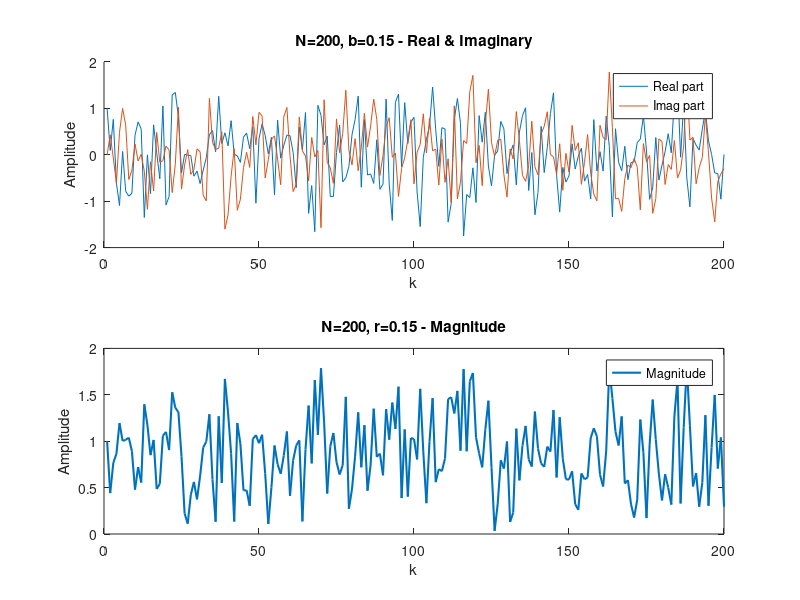
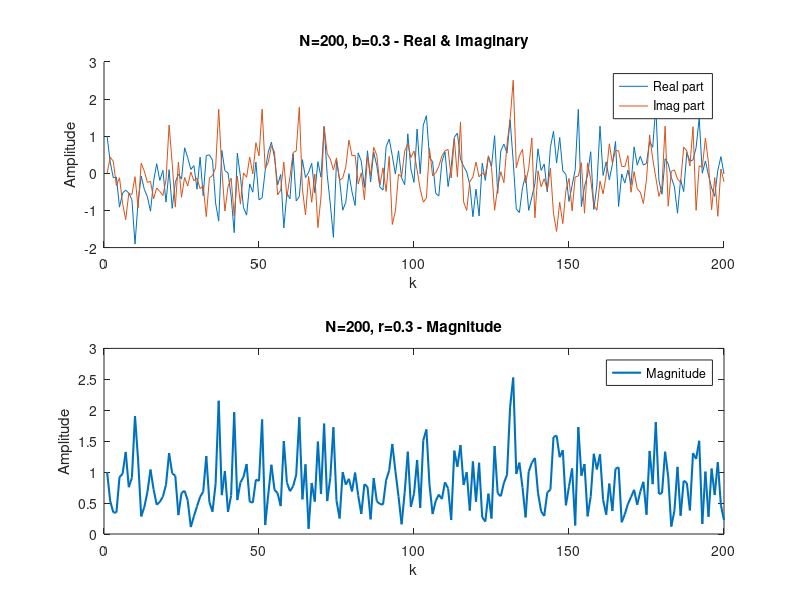
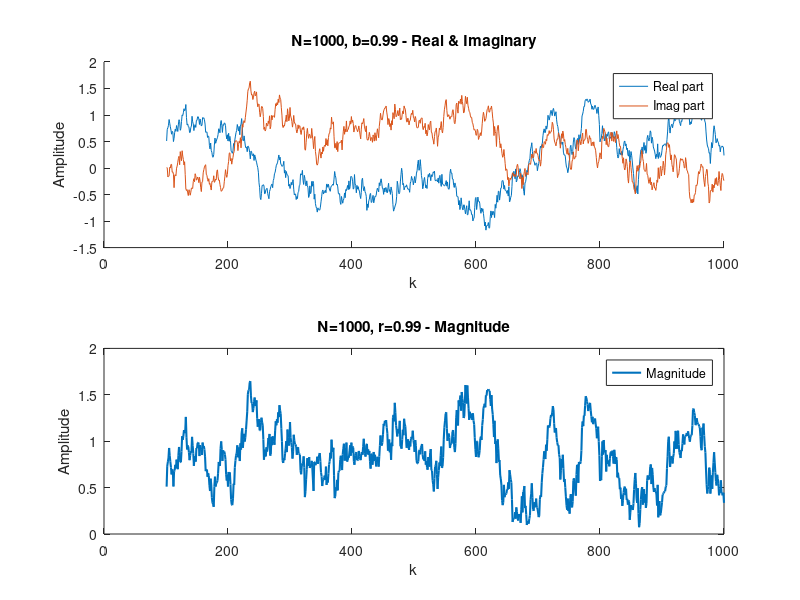
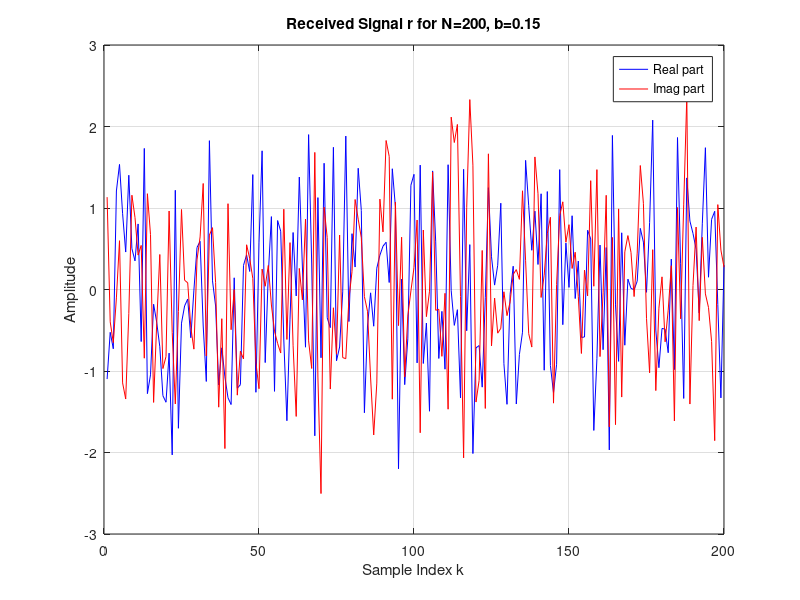

These figures' MATLAB source, in order: (Note: this script raises an error after producing the figures.)
close all;
clear all;
clc
N = 200;
b_values = [0.15, 0.30];
noise_power = 0.1; 
h_all = cell(length(b_values)+1, 1); % Cell array to store h for each b

for ib = 1:length(b_values)
    b = b_values(ib);
    sigma2 = 1 - b^2; % Ensure E{|h[k]|^2} = 1
    h = zeros(1, N);
    h(1) = 1;
    e = sqrt(sigma2/2) * (randn(1, N) + 1i*randn(1, N));
    for k = 2:N
        h(k) = b*h(k-1) + e(k);
    end
    
    h_all{ib} = h; % Save h before plotting
    figure; % new figure for each b
    
    x_axis = 1:N;
    subplot(2,1,1);
    hold on;
    plot(x_axis, real(h), 'DisplayName', 'Real part');
    plot(x_axis, imag(h), 'DisplayName', 'Imag part');
    title(['N=', num2str(N), ', b=', num2str(b), ' - Real & Imaginary']);
    xlabel('k');
    ylabel('Amplitude');
    legend show;
    hold off;
    
    subplot(2,1,2);
    plot(x_axis, abs(h), 'DisplayName', 'Magnitude', 'LineWidth', 1.5);
    title(['N=', num2str(N), ', r=', num2str(b), ' - Magnitude']);
    xlabel('k');
    ylabel('Amplitude');
    legend show;
end

% Special case: N=1000, b=0.99 
N = 1000;
b = 0.99;
sigma2 = 1 - b^2;
h = zeros(1, N);
h(1) = 1;
e = sqrt(sigma2/2) * (randn(1, N) + 1i*randn(1, N));
for k = 2:N
    h(k) = b*h(k-1) + e(k);
end
h_all{3} = h;
ignore_samples = ceil(1/(1-b));
h_plot = h(ignore_samples+1:end);
x_axis = (ignore_samples+1):N;

figure;
subplot(2,1,1);
hold on;
plot(x_axis, real(h_plot), 'DisplayName', 'Real part');
plot(x_axis, imag(h_plot), 'DisplayName', 'Imag part');
title(['N=', num2str(N), ', b=', num2str(b), ' - Real & Imaginary']);
xlabel('k');
ylabel('Amplitude');
legend show;
hold off;

subplot(2,1,2);
plot(x_axis, abs(h_plot), 'DisplayName', 'Magnitude', 'LineWidth', 1.5);
title(['N=', num2str(N), ', r=', num2str(b), ' - Magnitude']);
xlabel('k');
ylabel('Amplitude');
legend show;


%% 2- 3 
%--------- PARAMETERS ---------
SNR_dB = 20;          
Es = 2;               

%{
    r(1) is for N=200 b=0.15
    r(2) is for N=200 b=0.3
    r(3) is for N=1000 b=0.99
%}
r = cell(3, 1);
s = cell(3, 1);
noise_power =  Es / (10^(SNR_dB/10));
for i = 1:length(h_all)
    % Δημιουργία QAM συμβόλων
    s{i} = randsrc(1, length(h_all{i}), [1 -1]) + 1i * randsrc(1, length(h_all{i}), [1 -1]);
    % Λευκό Gaussian θόρυβο
    n = sqrt(noise_power/2) * (randn(1, length(h_all{i})) + 1i * randn(1, length(h_all{i})));
    % Έξοδος καναλιού: r[k] = h[k] * s[k] + n[k]
    r{i} = h_all{i} .* s{i} + n;
end

for i = 1:length(r)
    figure;
    plot(real(r{i}), 'b', 'DisplayName', 'Real part');
    hold on;
    plot(imag(r{i}), 'r', 'DisplayName', 'Imag part');
    hold off;
    grid on;
    if i <= 2
        title(['Received Signal r for N=200, b=', num2str(b_values(i))]);
    else
        title(['Received Signal r for N=1000, b=0.99']);
    end
    xlabel('Sample Index k');
    ylabel('Amplitude');
    legend show;
end

%% 5
qam_syms = [1+1j, 1-1j, -1+1j, -1-1j];
%------- ML Detection--------
ML_hat = cell(3,1); % Εκτιμήσεις για κάθε περίπτωση καναλιού
for i = 1:length(r)
    r_curr = r{i};
    h_curr = h_all{i};
    ML_detected = zeros(1, length(r_curr));
    for k = 1:length(r_curr)
        dists = abs(r_curr(k) - h_curr(k) * qam_syms);
        [~, idx] = min(dists);
        ML_detected(k) = qam_syms(idx);
    end
    ML_hat{i} = ML_detected;
end

%% 5 
threshold = 1/sqrt(SNR_dB);
for idx = 1:3
    s_true = s{idx};
    s_est = ML_hat{idx};
    errors = (s_true ~= s_est);    % 1 εκεί όπου υπάρχει σφάλμα
    h_amp = abs(h_all{idx});       % Πλάτος καναλιού |h[k]|
    
    figure;
    subplot(2,1,1);
    semilogy(h_amp, 'b', 'DisplayName', '|h[k]|'); % ημιλογαριθμική κλίμακα
    hold on;
    stem(find(errors), h_amp(errors), 'r', 'filled', 'DisplayName', 'Error positions');
    yline(threshold, 'k--', 'LineWidth', 1.5, 'DisplayName', 'threshold');
    xlabel('Sample Index');
    ylabel('|h[k]|');
    title(['Channel amplitude (semilogy) and error positions, channel ', num2str(idx)]);
    legend('show');
    hold off;
    
    subplot(2,1,2);
    stem(abs(errors), 'r', 'DisplayName', 'Decoding error (1=error)');
    xlabel('Sample Index');
    ylabel('Error');
    title(['Decoded symbol errors, channel ', num2str(idx)]);
    legend('show');
end


%%7
% Parameters
SNR_dB = 0:2:30;
SNR_lin = 10.^(SNR_dB/10);
K = 5000;           % Number of frames
N = 1000;           % Symbols per frame
b_values = [0.15 0.3 0.99];
Es = 2;             % QAM symbol energy

BER_sim = zeros(length(b_values), length(SNR_dB));

for b_idx = 1:length(b_values)
    b = b_values(b_idx);
    sigma2 = 1 - b^2; % So that E[|h|^2] = 1
    for snr_idx = 1:length(SNR_dB)
        snr_curr = SNR_dB(snr_idx);
        sigma2_n = Es / (10^(snr_curr/10));
        total_bit_errors = 0;
        total_bits = 0;

        for frame = 1:K
            % Channel generation (AR(1) Rayleigh)
            h = zeros(1, N);
            h(1) = 1;
            noise_h = sqrt(sigma2/2) * (randn(1, N) + 1i*randn(1, N));
            for n = 2:N
                h(n) = b * h(n-1) + noise_h(n);
            end
            % Optionally ignore transient samples for b ≈ 1
            if b > 0.9
                ignore_samples = round(1/(1-b));
                h_used = h(ignore_samples+1:end);
                n_sym = length(h_used);
            else
                h_used = h;
                n_sym = N;
            end

            % Symbol and noise
            bits = randi([0 1], 2*n_sym, 1); % 2 bits per symbol
            s = (2*bits(1:2:end)-1) + 1i*(2*bits(2:2:end)-1); % 4-QAM mapping
            n = sqrt(sigma2_n/2) * (randn(n_sym, 1) + 1i*randn(n_sym, 1));

            % Received signal
            r = h_used.' .* s + n;

            % Coherent detection
            r_eq = (conj(h_used)./abs(h_used)).' .* r;

            % ML decision
            s_hat = sign(real(r_eq)) + 1i*sign(imag(r_eq));

            % Map back to bits
            bits_hat = zeros(2*n_sym,1);
            bits_hat(1:2:end) = real(s_hat) > 0;
            bits_hat(2:2:end) = imag(s_hat) > 0;

            % Count errors
            total_bit_errors = total_bit_errors + sum(bits_hat ~= bits);
            total_bits = total_bits + 2*n_sym;
        end

        BER_sim(b_idx, snr_idx) = total_bit_errors / total_bits;
    end
end


BER_theoretical = 0.5 .* (1 - sqrt(SNR_lin ./ (2 + SNR_lin)));
BER_high_SNR = 1 ./ (2 .* SNR_lin);

figure;
hold on;
semilogy(SNR_dB, BER_sim(1,:), 'ro-',   'LineWidth',2, 'MarkerSize',8); % b = 0.15, red circles solid
semilogy(SNR_dB, BER_sim(2,:), 'bs--',  'LineWidth',2, 'MarkerSize',8); % b = 0.3, blue squares dashed
semilogy(SNR_dB, BER_sim(3,:), 'g^:',   'LineWidth',2, 'MarkerSize',8); % b = 0.99, green triangles dotted

semilogy(SNR_dB, BER_theoretical, 'r--','LineWidth',2);
semilogy(SNR_dB, BER_high_SNR,'p-','LineWidth',2);
grid on; xlabel('SNR (dB)'); ylabel('BER');
title('BER vs SNR');
yscale log
hold off;


%% 8
% Parameters
SNR_dB = 0:2:14;
SNR_lin = 10.^(SNR_dB/10);
K = 5000;
N = 1000; % symbols (same N as Rayleigh)
Es = 2;

% Pre-allocate results
BER_AWGN_sim = zeros(1, length(SNR_dB));

for snr_idx = 1:length(SNR_dB)
    sigma2_n = Es / SNR_lin(snr_idx);
    total_bit_errors = 0;
    total_bits = 0;

    for frame = 1:K
        % Symbol generation (same as Rayleigh)
        bits = randi([0 1], 2*N, 1); % 2 bits/symbol (4-QAM)
        s = (2*bits(1:2:end)-1) + 1i*(2*bits(2:2:end)-1); % 4-QAM mapping

        % AWGN channel (no fading): h=1
        n = sqrt(sigma2_n/2) * (randn(N, 1) + 1i*randn(N, 1));
        r = s + n;

        % ML detection: sign on real and imag
        s_hat = sign(real(r)) + 1i*sign(imag(r));
        bits_hat = zeros(2*N,1);
        bits_hat(1:2:end) = real(s_hat) > 0;
        bits_hat(2:2:end) = imag(s_hat) > 0;

        % Count errors
        total_bit_errors = total_bit_errors + sum(bits_hat ~= bits);
        total_bits = total_bits + 2*N;
    end

    BER_AWGN_sim(snr_idx) = total_bit_errors / total_bits;
end

% Theoretical curve for AWGN (4-QAM, Gray coding, see note)
BER_AWGN_theory = qfunc(sqrt(SNR_lin));

figure; hold on;
% AWGN sim/theory
semilogy(SNR_dB, BER_AWGN_sim,    'r-',  'LineWidth',2, 'MarkerSize',8);
semilogy(SNR_dB, BER_AWGN_theory, 'b--',  'LineWidth',2);
yscale log
grid on; xlabel('SNR (dB)'); ylabel('BER');
title('BER Comparison: AWGN vs Rayleigh (4-QAM)');
legend('AWGN Sim', 'AWGN Theory', ...
       'Location', 'southwest');
hold off;

%% 9
% --- PARAMETERS ---
K = 10000;          % Number of packets/blocks
N = 100;            % Number of symbols per packet/block
Es = 2;             % QAM symbol energy
SNR_dB = 0:2:30;    % SNR range
SNR_lin = 10.^(SNR_dB/10);

% --- THEORETICAL BER (flat Rayleigh) ---
BER_theoretical = 0.5 .* (1 - sqrt(SNR_lin ./ (2 + SNR_lin)));

% --- BLOCK FLAT FADING SIMULATION ---
BER_block_flat = zeros(size(SNR_dB));
for snr_idx = 1:length(SNR_dB)
    total_bit_errors = 0;
    total_bits = 0;
    sigma2_n = Es / SNR_lin(snr_idx);
    for pkt = 1:K
        % 1. Channel coefficient for whole block
        h_block = (randn(1) + 1i*randn(1)) / sqrt(2); % CN(0,1)
        % 2. Data bits + 4-QAM modulation
        bits = randi([0 1], 2*N, 1); % 2 bits/symbol
        s = (2*bits(1:2:end)-1) + 1i*(2*bits(2:2:end)-1); % 4-QAM
        % 3. Noise
        n = sqrt(sigma2_n/2) * (randn(N,1) + 1i*randn(N,1));
        % 4. Received signal
        r = h_block * s + n;
        % 5. Equalization (coherent receiver)
        r_eq = (conj(h_block)/abs(h_block)) * r;
        % 6. Decision
        s_hat = sign(real(r_eq)) + 1i * sign(imag(r_eq));
        bits_hat = zeros(2*N,1);
        bits_hat(1:2:end) = real(s_hat) > 0;
        bits_hat(2:2:end) = imag(s_hat) > 0;
        % 7. Count errors
        total_bit_errors = total_bit_errors + sum(bits_hat ~= bits);
        total_bits = total_bits + 2*N;
    end
    BER_block_flat(snr_idx) = total_bit_errors / total_bits;
end

% --- TIME-VARYING RAYLEIGH FADING (symbol-wise) ---
BER_timevarying = zeros(size(SNR_dB));
for snr_idx = 1:length(SNR_dB)
    total_bit_errors = 0;
    total_bits = 0;
    sigma2_n = Es / SNR_lin(snr_idx);
    for pkt = 1:K
        % 1. Channel coefficient for each symbol (independent)
        h_sym = (randn(N,1) + 1i*randn(N,1)) / sqrt(2);
        % 2. Data bits + 4-QAM modulation
        bits = randi([0 1], 2*N, 1);
        s = (2*bits(1:2:end)-1) + 1i*(2*bits(2:2:end)-1);
        % 3. Noise
        n = sqrt(sigma2_n/2) * (randn(N,1) + 1i*randn(N,1));
        % 4. Received signal
        r = h_sym .* s + n;
        % 5. Equalization (coherent receiver)
        r_eq = (conj(h_sym)./abs(h_sym)) .* r;
        % 6. Decision
        s_hat = sign(real(r_eq)) + 1i * sign(imag(r_eq));
        bits_hat = zeros(2*N,1);
        bits_hat(1:2:end) = real(s_hat) > 0;
        bits_hat(2:2:end) = imag(s_hat) > 0;
        % 7. Count errors
        total_bit_errors = total_bit_errors + sum(bits_hat ~= bits);
        total_bits = total_bits + 2*N;
    end
    BER_timevarying(snr_idx) = total_bit_errors / total_bits;
end

% --- PLOTTING ---
figure;
semilogy(SNR_dB, BER_block_flat, 'mx-','LineWidth',2,'MarkerSize',7); hold on;
semilogy(SNR_dB, BER_timevarying, 'bo-','LineWidth',2,'MarkerSize',7);
semilogy(SNR_dB, BER_theoretical, 'r--','LineWidth',2);
grid on; 
xlabel('SNR (dB)');
ylabel('BER');
title('BER vs SNR: Block Flat Fading vs Time-varying Rayleigh Fading');
legend('Block flat fading (K=10000,N=100)', ...
       'Time-varying Rayleigh', ...
       'Theoretical Rayleigh','Location','southwest');
yscale log;
hold off;





